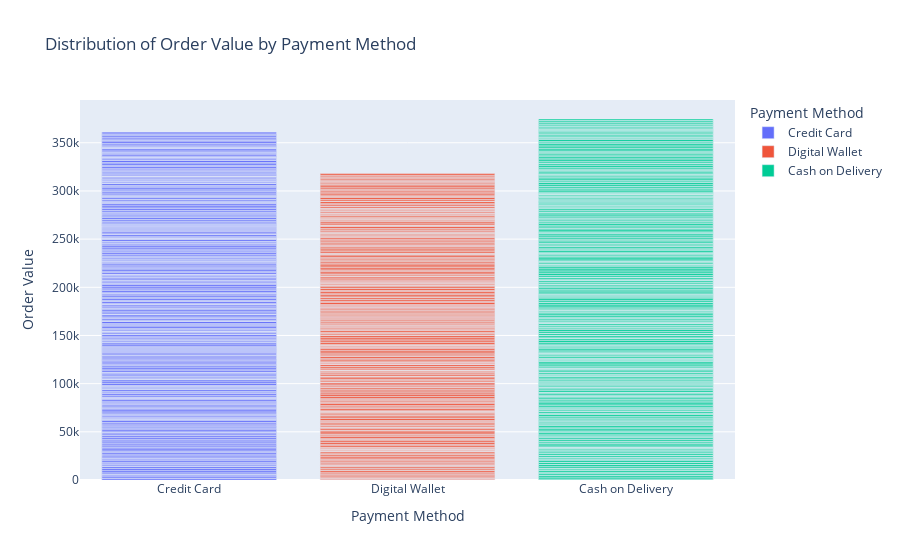

Notebook source saved alongside this figure:
### Code cell
import plotly.express as px

# Create bar chart with Plotly Express
fig = px.bar(df, x='Payment Method', y='Order Value', 
             title='Distribution of Order Value by Payment Method',
             labels={'Payment Method': 'Payment Method', 'Order Value': 'Order Value'},
             color='Payment Method')

# Show the plot
fig.show()

### Figure 1 — Plotly figure (JSON) as saved in the notebook; plotly's stock layout.template omitted (floating-point values rounded to 4 significant figures; data arrays with more than 128 entries replaced by an {"elided": "..."} marker saying what was removed)
{"data": [{"alignmentgroup": "True", "hovertemplate": "Payment Method=%{x}<br>Order Value=%{y}<extra></extra>", "legendgroup": "Credit Card", "marker": {"color": "#636efa", "pattern": {"shape": ""}}, "name": "Credit Card", "offsetgroup": "Credit Card", "orientation": "v", "showlegend": true, "textposition": "auto", "type": "bar", "x": {"elided": "337 str values"}, "xaxis": "x", "y": {"elided": "337 int values"}, "yaxis": "y"}, {"alignmentgroup": "True", "hovertemplate": "Payment Method=%{x}<br>Order Value=%{y}<extra></extra>", "legendgroup": "Digital Wallet", "marker": {"color": "#EF553B", "pattern": {"shape": ""}}, "name": "Digital Wallet", "offsetgroup": "Digital Wallet", "orientation": "v", "showlegend": true, "textposition": "auto", "type": "bar", "x": {"elided": "306 str values"}, "xaxis": "x", "y": {"elided": "306 int values"}, "yaxis": "y"}, {"alignmentgroup": "True", "hovertemplate": "Payment Method=%{x}<br>Order Value=%{y}<extra></extra>", "legendgroup": "Cash on Delivery", "marker": {"color": "#00cc96", "pattern": {"shape": ""}}, "name": "Cash on Delivery", "offsetgroup": "Cash on Delivery", "orientation": "v", "showlegend": true, "textposition": "auto", "type": "bar", "x": {"elided": "357 str values"}, "xaxis": "x", "y": {"elided": "357 int values"}, "yaxis": "y"}], "layout": {"barmode": "relative", "legend": {"title": {"text": "Payment Method"}, "tracegroupgap": 0}, "title": {"text": "Distribution of Order Value by Payment Method"}, "xaxis": {"anchor": "y", "categoryarray": ["Credit Card", "Digital Wallet", "Cash on Delivery"], "categoryorder": "array", "domain": [0, 1], "title": {"text": "Payment Method"}}, "yaxis": {"anchor": "x", "domain": [0, 1], "title": {"text": "Order Value"}}}}
